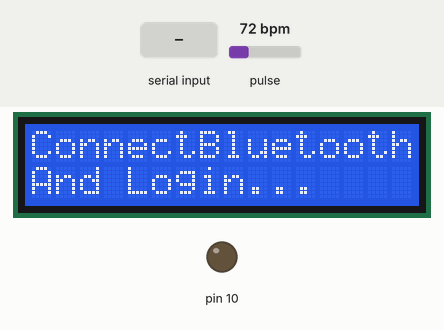
The sketch below on a simulated Arduino Uno, built with avr-gcc and run on an emulated ATmega328P. Parts: 16×2 character LCD, output pins drawn as LEDs (lit = HIGH). The test bench sets the inputs (shaded band); at power-on: pulse 72 bpm. Storage starts empty; what the sketch prints to the serial monitor is not drawn.

Above: at 0.8 s.
0.9 s: "#" received over the second serial link
At 1.8 s:
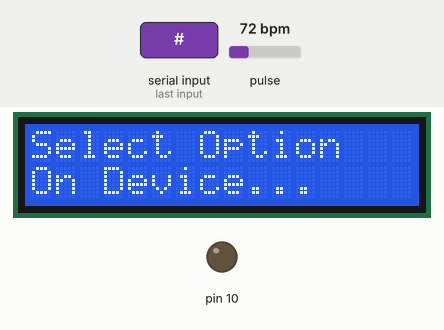
2.4 s: "1" received over the second serial link
At 12.8 s:
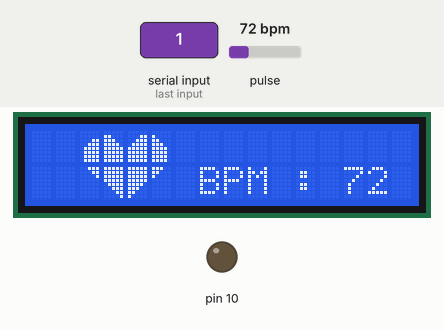
At 15.7 s:
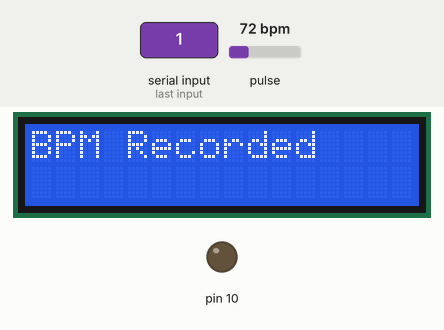
Timing chart, 0 to 16.9 s (numbered marks = the images above; inputs shaded):
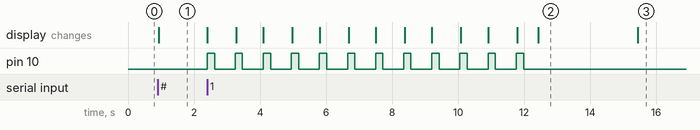

The sketch:

sketch_dec24a.ino
```cpp
#define USE_ARDUINO_INTERRUPTS true // Set-up low-level interrupts for most acurate BPM math.
#include <PulseSensorPlayground.h>
#include <SoftwareSerial.h>
#include <LiquidCrystal.h>
#include<SPI.h>
#include<SD.h>

const int rxPin = 0;
const int txPin = 1;

const int LED = 10;

SoftwareSerial mySerial(rxPin, txPin);

LiquidCrystal lcd(9, 8 , 6, 5, 3, 2);

PulseSensorPlayground pulseSensor;
File MyFile ;

int Threshold = 600;
int data = A0;
int myBPM = 0;
int avg = 0;
unsigned long temp = 0;
String string = "\0" ;
String fname = "" ;
String Date = "" ;
String Time = "" ;

char ch = '\0';

byte customChar1[8] = {0b00000, 0b00000, 0b00011, 0b00111, 0b01111, 0b01111, 0b01111, 0b01111};
byte customChar2[8] = {0b00000, 0b11000, 0b11100, 0b11110, 0b11111, 0b11111, 0b11111, 0b11111};
byte customChar3[8] = {0b00000, 0b00011, 0b00111, 0b01111, 0b11111, 0b11111, 0b11111, 0b11111};
byte customChar4[8] = {0b00000, 0b10000, 0b11000, 0b11100, 0b11110, 0b11110, 0b11110, 0b11110};
byte customChar5[8] = {0b00111, 0b00011, 0b00001, 0b00000, 0b00000, 0b00000, 0b00000, 0b00000};
byte customChar6[8] = {0b11111, 0b11111, 0b11111, 0b11111, 0b01111, 0b00111, 0b00011, 0b00001};
byte customChar7[8] = {0b11111, 0b11111, 0b11111, 0b11111, 0b11110, 0b11100, 0b11000, 0b10000};
byte customChar8[8] = {0b11100, 0b11000, 0b10000, 0b00000, 0b00000, 0b00000, 0b00000, 0b00000};

void setup()
{
  lcd.begin(16, 2);
  lcd.setCursor(0, 0);
  lcd.print("ConnectBluetooth");
  lcd.setCursor(0, 1);
  lcd.print("And Login...");
  Serial.begin(9600);
  mySerial.begin(9600);
  while (1)
  {
    while (mySerial.available() <= 0);
    ch = mySerial.read();
    Serial.write(ch);
    if (ch == '#')
      break;
    if (ch == '!')
    {
      Serial.println(string);
      string = "";

    }
    else if (ch == '=')
    {
      Date = string;
      string = "";
    }
    else if (ch != '*' && ch != 1)
    {
      string += ch;
    }
  }

  Time = string;
  fname = fname + ".txt";
  string = "";
  Serial.println(fname);
  Serial.println(Date);
  Serial.println(Time);
  while (!SD.begin(4))
  {
    lcd.clear();
    lcd.setCursor(0, 0);
    lcd.print("Insert SD Card...");

  }


  pulseSensor.analogInput(data);
  pulseSensor.blinkOnPulse(LED);
  pulseSensor.setThreshold(Threshold);

  while (!pulseSensor.begin())
  {
    lcd.clear();
    lcd.setCursor(0, 0);
    lcd.print("Insert heart");
    lcd.setCursor(0, 1);
    lcd.print("beat sensor ...");
  }

  lcd.createChar(1, customChar1);
  lcd.createChar(2, customChar2);
  lcd.createChar(3, customChar3);
  lcd.createChar(4, customChar4);
  lcd.createChar(5, customChar5);
  lcd.createChar(6, customChar6);
  lcd.createChar(7, customChar7);
  lcd.createChar(8, customChar8);

}

void loop()
{
  myBPM = 0;
  avg = 0;
  lcd.clear();
  lcd.setCursor(0, 0);
  lcd.print("Select Option");
  lcd.setCursor(0, 1);
  lcd.print("On Device...");

  while (1)
  {
    while (mySerial.available() <= 0);
    ch = (char)mySerial.read();
    Serial.println(ch);
    if (ch == '1' || ch == '2' || ch == '3')
      break;
  }

  if (ch == '1')
  {
    lcd.clear();

    temp = millis();

    while (millis() <= (temp + 10000))
    {
      if (pulseSensor.sawStartOfBeat())
      {
        myBPM = myBPM + pulseSensor.getBeatsPerMinute();
        avg++;
      }

      lcd.setCursor(0, 0);
      lcd.print("BPM : ");
      lcd.print(myBPM);

      lcd.setCursor(0, 1);
      lcd.print("Reading :");
      lcd.print(avg);

      lcd.setCursor(12, 0);
      lcd.write(byte(1));
      lcd.setCursor(13, 0);
      lcd.write(byte(2));
      lcd.setCursor(14, 0);
      lcd.write(byte(3));
      lcd.setCursor(15, 0);
      lcd.write(byte(4));

      lcd.setCursor(12, 1);
      lcd.write(byte(5));
      lcd.setCursor(13, 1);
      lcd.write(byte(6));
      lcd.setCursor(14, 1);
      lcd.write(byte(7));
      lcd.setCursor(15, 1);
      lcd.write(byte(8));

      delay(20);

      lcd.clear();
    }

    if (myBPM > 0)
    {
      lcd.clear();

      lcd.setCursor(0, 0);
      lcd.setCursor(2, 0);
      lcd.write(byte(1));
      lcd.setCursor(3, 0);
      lcd.write(byte(2));
      lcd.setCursor(4, 0);
      lcd.write(byte(3));
      lcd.setCursor(5, 0);
      lcd.write(byte(4));

      lcd.setCursor(2, 1);
      lcd.write(byte(5));
      lcd.setCursor(3, 1);
      lcd.write(byte(6));
      lcd.setCursor(4, 1);
      lcd.write(byte(7));
      lcd.setCursor(5, 1);
      lcd.write(byte(8));

      myBPM = myBPM / avg;
      lcd.setCursor(7, 1);
      lcd.print("BPM : ");
      lcd.print(myBPM);
      delay(3000);
      lcd.clear();
      lcd.setCursor(0, 0);

      MyFile = SD.open(fname, FILE_WRITE);

      if (MyFile)
      {
        MyFile.print("DATE : ");
        MyFile.println(Date);
        MyFile.print("TIME : ");
        MyFile.println(Time);
        MyFile.print("BPM : ");
        MyFile.println(myBPM);
        MyFile.println("-------------------------------");
        lcd.print("BPM Recorded");
        MyFile.close();
      }
      else
      {
        lcd.print("File Not Created");
        lcd.setCursor(0, 1);
        lcd.print("BPM Not Recorded");
      }
    }
    else
    {
      lcd.clear();
      lcd.setCursor(0, 0);
      lcd.print("Place Your");
      lcd.setCursor(0, 1);
      lcd.print("Finger On Sensor");
    }
    delay(2000);
  }
  else if (ch == '2')
  {
    ch = 0;
    lcd.clear();
    lcd.setCursor(0, 0);
    lcd.print("Sending Data..");
    delay(5);
    MyFile = SD.open(fname, FILE_READ);
    if (MyFile)
    {
      while (MyFile.available())
      {
        ch = MyFile.read();
        mySerial.write(ch);
        Serial.write(ch);
        delay(5);
      }
      MyFile.close();
    }
    else
    {
      lcd.clear();
      lcd.setCursor(0, 0);
      lcd.println("File Not Exist!");
    }
    lcd.clear();
    lcd.setCursor(0, 0);
    lcd.print("Data Sent");
    delay(2000);
  }
  else if (ch == '3')
  {

    string = "";
    Date = "";
    fname = "";
    ch = '\0';
    lcd.clear();
    lcd.setCursor(0, 0);
    lcd.print("Login First...");
    while (1)
    {
      while (mySerial.available() <= 0);
      ch = (char)mySerial.read();
      Serial.write(ch);
      if (ch == '#')
        break;
      if (ch == '!')
      {
        fname = string;
        string = "";
      }
      else if (ch == '=')
      {
        Date = string;
        string = "";
      }
      else if (ch != '*' && ch != 1)
      {
        string += ch;
      }
    }
    Time = string;
    fname = fname + ".txt";
    string = "";

    Serial.println(fname);
    Serial.println(Date);
    Serial.println(Time);
  }
  ch = '\0';
}
```

Measured:
- after the input at 0.9 s, the display: changes at once (image 1)
- after the input at 2.4 s, pin 10: alternates HIGH for 0.22 s and LOW for 0.63 s, 24 changes in all, then stays LOW, starting at once; the display: first changes at once (image 2 shows a later state)
- what the display in image 2 shows lasts 3.0 s, from 12.4 s to 15.4 s
